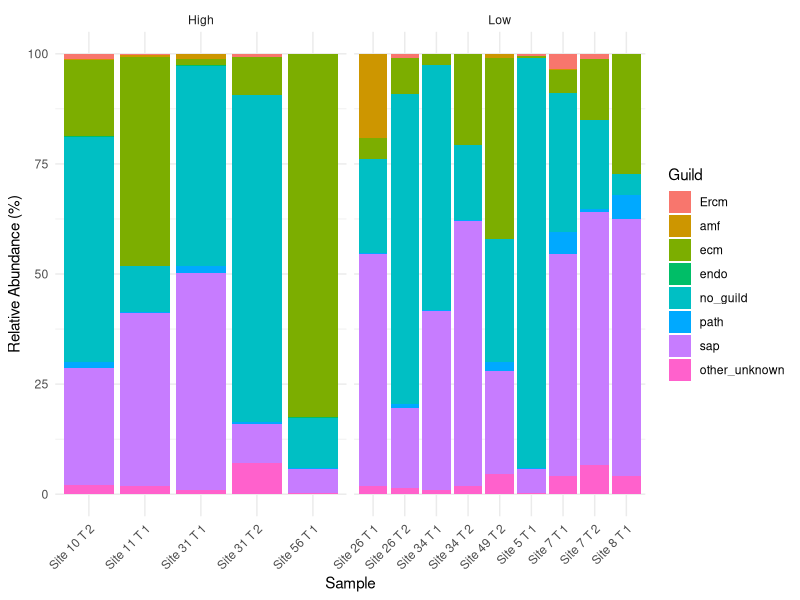

Write R code to recreate this figure.
library(tidyr)
library(dplyr)
library(ggplot2)
library(vegan)
library(stringr)
library(readr)


Bag_data<-read.csv('Processed_data/All_Bag_Site_Info.csv')%>%
  dplyr::select(Tube_ID,Site,Transect,Fire.Severity,Fire.Interval)%>%
  group_by(Site,Transect)

CNP_Seq<-read.csv('Processed_data/CNP_seq_dat.csv') %>%
  mutate(Tube_ID = if_else(Tube_ID == "26.1A26.2", "26.1", Tube_ID))%>%
  #26.2 was added to 26.1, but contamination was minimal therefore 26.1A26.2 is transformed to just 26.1
  separate(Tube_ID, into = c("Site", "Transect"), sep = "\\.")%>%
  mutate(Site=as.numeric(Site),
         Transect=as.numeric(Transect))

dat_summary_Jeff <- read_tsv('Raw_data/Jeff_Prelim/SMM/ITS_output_summarised.tsv')%>%
  filter(str_detect(barcode, "T"))

Jeff_alpha<-Bag_data%>%select(-Tube_ID)%>%distinct()%>%
  right_join(dat_summary_Jeff%>%left_join(CNP_Seq%>%select(barcode,Site,Transect)%>%distinct()))%>%select(-sample)


#calc guild proportion per sample
CNP_Guild<-CNP_Seq%>%
  mutate(guild2 = case_when(
    str_detect(guild, "Saprotroph") ~ "sap",
    guild == "Arbuscular Mycorrhizal" ~ "amf",
    guild == "Ectomycorrhizal" ~ "ecm",
    guild == "Plant Pathogen" ~ "path",
    guild == 'Endophyte' ~ "endo",
    guild == 'Orchid Mycorrhizal' ~ 'orch_mf',
    guild == 'Ericoid Mycorrhizal' ~ 'Ercm',
    is.na(guild) ~ 'no_guild',  # Assigns 'no_guild' if guild is NA
    TRUE ~ 'other_unknown'      # Handles other non-matching values
  )) %>%  # Assigns NA to any rows that do not match the specified conditions
  group_by(Site,Transect,guild2) %>% 
  summarise(count=sum(count))%>%
  ungroup() %>%  # Remove grouping for easier calculations
  # Calculate total reads per sample (Site, Transect)
  group_by(Site, Transect) %>%
  mutate(total_reads = sum(count)) %>%
  ungroup() %>%
  # Calculate percentage of total reads per guild
  mutate(percentage = (count / total_reads) * 100,
         Group = case_when(
           guild2 %in% c("amf", "ecm", "orch_mf", "Ercm") ~ "Mycorrhizal",
           guild2 %in% c("sap","path", "other_unknown")  ~ 'Non-Mycorrhizal',
           TRUE ~ "Unknown"
         ))

Bag_comp<-CNP_Guild%>%group_by(Group)%>%summarise()


Sample_Guild<-Bag_data%>%right_join(CNP_Guild, by = c('Site','Transect'),relationship = "many-to-many")


Sample_Guild %>%
  group_by(Sample = paste("Site", Site, "T", Transect)) %>%
  mutate(
    Site = as.factor(Site),
    guild2 = factor(guild2, levels = c(setdiff(unique(guild2), "other_unknown"), "other_unknown")),
    # Calculate relative abundance within each site/transect
    rel_abundance = count/sum(count) * 100,
    # Create a factor with custom ordering for site/transect combinations
    Sample = factor(Sample,
                           levels = unique(Sample)[order(Site, Transect)]))%>%
  ggplot(aes(x = Sample, y = rel_abundance, fill = guild2)) +
  geom_bar(stat = "identity") +
  theme_minimal() +
  theme(axis.text.x = element_text(angle = 45, hjust = 1)) +
  facet_wrap(~Fire.Severity, scales = "free_x") +
  labs(
    x = "Sample",
    y = "Relative Abundance (%)",
    fill = "Guild"
  ) +
  scale_y_continuous(limits = c(0, 100))
